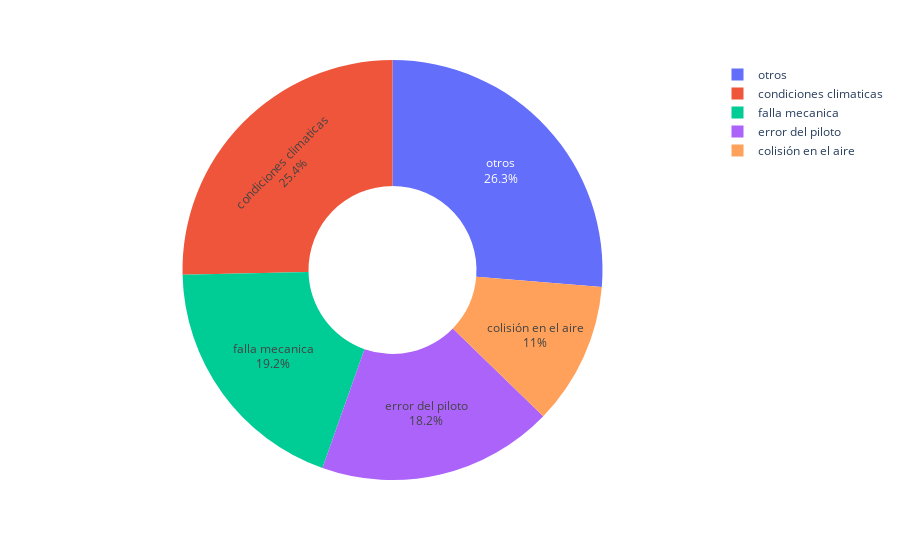

Notebook code for this chart:
### Markdown cell above
Este gráfico muestra a los 5 operadores aereos con mayor indice de accidentes aereos, llevandonos a la conclusion de que la Aeroflot de Rusia tiene el indice mas alto de cantidades de fallecidos seguido de la fuerza aerea de EEUU.

### Code cell
# Obtener los 5 operadores aerreos con mayor cantidad de fallecidos
aeronave = df['causa_accidente'].value_counts().head(5)

# Crear el gráfico de dona
fig = px.pie(names=aeronave.index, values=aeronave.values)

# Configurar el diseño del gráfico
fig.update_traces(hole=0.4, textinfo='percent+label')

# Mostrar el gráfico
fig.show()

### Figure 1 — Plotly figure (JSON) as saved in the notebook; plotly's stock layout.template omitted (floating-point values rounded to 4 significant figures)
{"data": [{"domain": {"x": [0, 1], "y": [0, 1]}, "hole": 0.4, "hovertemplate": "label=%{label}<br>value=%{value}<extra></extra>", "labels": ["otros", "condiciones climaticas", "falla mecanica", "error del piloto", "colisión en el aire"], "legendgroup": "", "name": "", "showlegend": true, "textinfo": "percent+label", "type": "pie", "values": [986, 951, 721, 681, 411]}], "layout": {"legend": {"tracegroupgap": 0}, "margin": {"t": 60}}}
